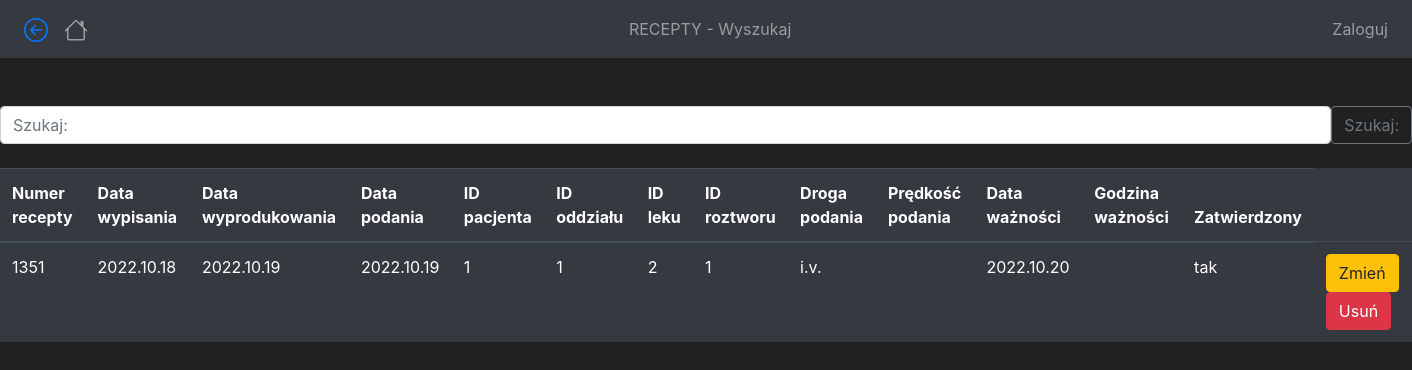
/recepty_wyszukaj, run on the app's committed database.
### iszlc/models.py (models this page shows, shortened)
class Recepty(db.Model):
    id_recepta = db.Column(db.Integer(), primary_key=True, nullable=False, autoincrement=True, unique=True)
    nr_recepty = db.Column(db.Integer(), nullable=False, unique=True)
    data_wypis = db.Column(db.String(), nullable=True, unique=False)
    data_wyprod = db.Column(db.String(), nullable=True, unique=False)
    data_pod = db.Column(db.String(), nullable=True, unique=False)
    id_pacjent = db.Column(db.String(), db.ForeignKey('Pacjenci.id_pacjent'))
    id_odd = db.Column(db.String(), db.ForeignKey('Oddzialy.id_odd'))
    id_lek = db.Column(db.String(), db.ForeignKey('Leki.id_lek'))
    id_roztwor = db.Column(db.String(), db.ForeignKey('Roztwory.id_roztwor'))
    droga_pod = db.Column(db.String(), nullable=True, unique=False)
    predkosc_pod = db.Column(db.String(), nullable=True, unique=False)
    data_waz = db.Column(db.String(), nullable=True, unique=False)
    godz_waz = db.Column(db.String(), nullable=True, unique=False)
    zatwierdzony = db.Column(db.String(), nullable=True, unique=False)

### iszlc/routes.py (the view)
@app.route('/recepty_wyszukaj')
def recepty_wyszukaj_page():
    recepta = Recepty.query.all()
    return render_template('recepty/wyszukaj.html', Recepty=recepta)

### iszlc/forms.py
class SearchForm(FlaskForm):
	searched = StringField("Szukane:", validators=[DataRequired()])
	submit = SubmitField("Szukaj!")

### iszlc/routes.py (called while the page is built)
@app.context_processor
def base():
	form = SearchForm()
	return dict(form=form)

### iszlc/templates/recepty/wyszukaj.html (shortened to what this page needs)
{% extends 'base.html' %}
{% block title %}
    RECEPTY - Wyszukaj
{% endblock %}
{% block content %}
<br><br>
<form method="POST" action="{{ url_for('recepty_szukaj_page' )}}" class="d-flex">
  <input class="form-control me-2" type="search" placeholder="Szukaj:" aria-label="Szukaj:" name="searched">
  <button class="btn btn-outline-secondary" type="submit">Szukaj:</button>
</form>
<br>
  <table class="table table-hover table-dark">
    <thead>
      <tr>
        <th scope="col">Numer recepty</th>
        <th scope="col">Data wypisania</th>
        <th scope="col">Data wyprodukowania</th>
        <th scope="col">Data podania</th>
        <th scope="col">ID pacjenta</th>
        <th scope="col">ID oddziału</th>
        <th scope="col">ID leku</th>
        <th scope="col">ID roztworu</th>
        <th scope="col">Droga podania</th>
        <th scope="col">Prędkość podania</th>
        <th scope="col">Data ważności</th>
        <th scope="col">Godzina ważności</th>
        <th scope="col">Zatwierdzony</th>
      </tr>
    </thead>
            {% for recepta in Recepty %}
                <tr>
                    <td>{{ recepta.nr_recepty }}</td>
                    <td>{{ recepta.data_wypis }}</td>
                    <td>{{ recepta.data_wyprod }}</td>
                    <td>{{ recepta.data_pod }}</td>
                    <td>{{ recepta.id_pacjent }}</td>
                    <td>{{ recepta.id_odd }}</td>
                    <td>{{ recepta.id_lek }}</td>
                    <td>{{ recepta.id_roztwor }}</td>
                    <td>{{ recepta.droga_pod }}</td>
                    <td>{{ recepta.predkosc_pod }}</td>
                    <td>{{ recepta.data_waz }}</td>
                    <td>{{ recepta.godz_waz }}</td>
                    <td>{{ recepta.zatwierdzony }}</td>
                    <td>
                      <button class="btn btn-outline btn-warning">Zmień</button>
                      <a class="btn btn-outline btn-danger"
                      href="#">Usuń</a>
                  </td>
                </tr>
            {% endfor %}
  </table>
{% endblock %}

### iszlc/templates/base.html (style rules this page uses)
body { background-color: #212121; color: white }

### data on the page
Recepty: nr_recepty "1351", data_wypis "2022.10.18", data_wyprod "2022.10.19", data_pod "2022.10.19", id_pacjent "1", id_odd "1", id_lek "2", id_roztwor "1", droga_pod "i.v.", data_waz "2022.10.20", zatwierdzony "tak"
